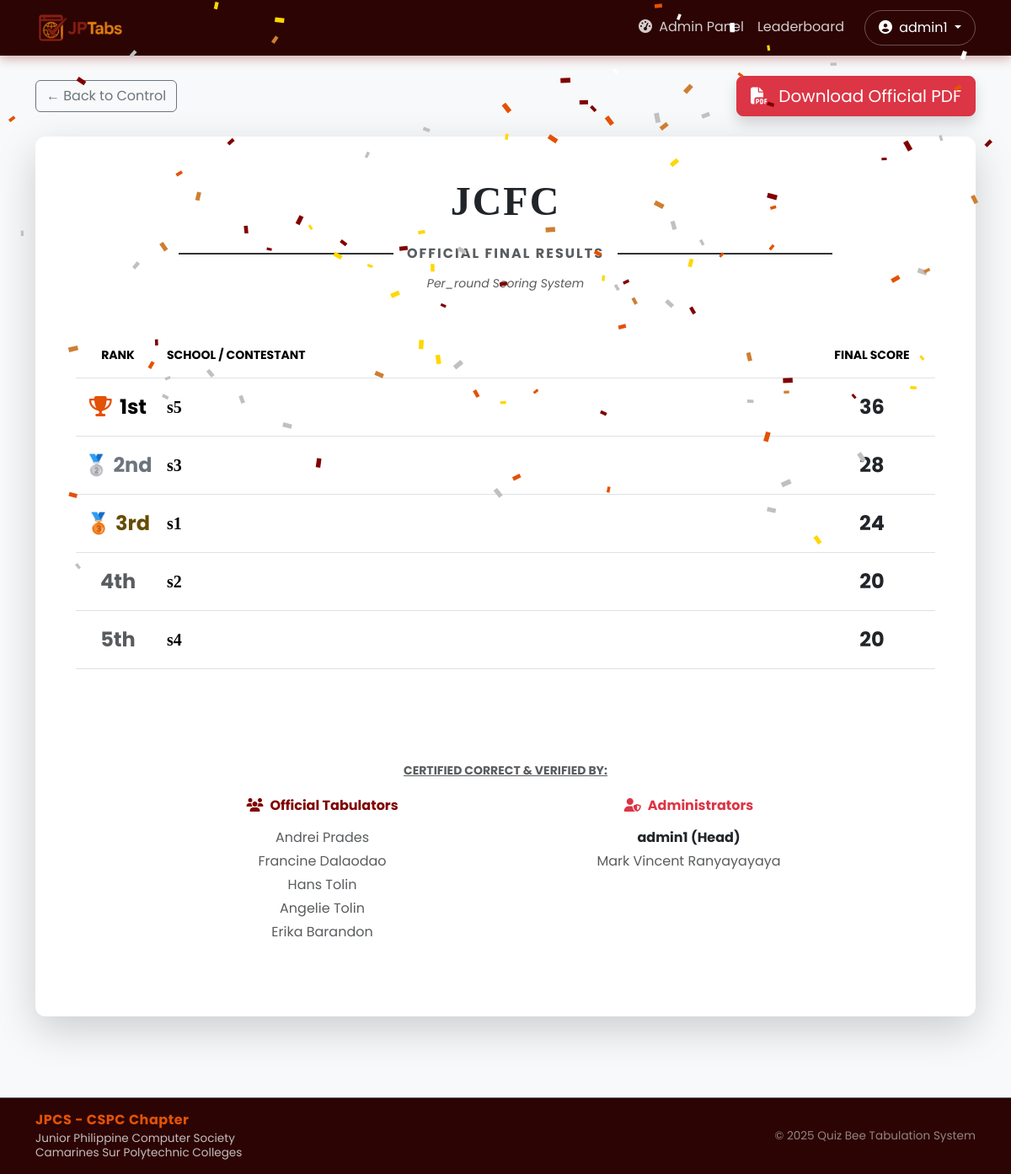
/admin/final-results/1 (signed in), run on an earlier commit of the app's database.
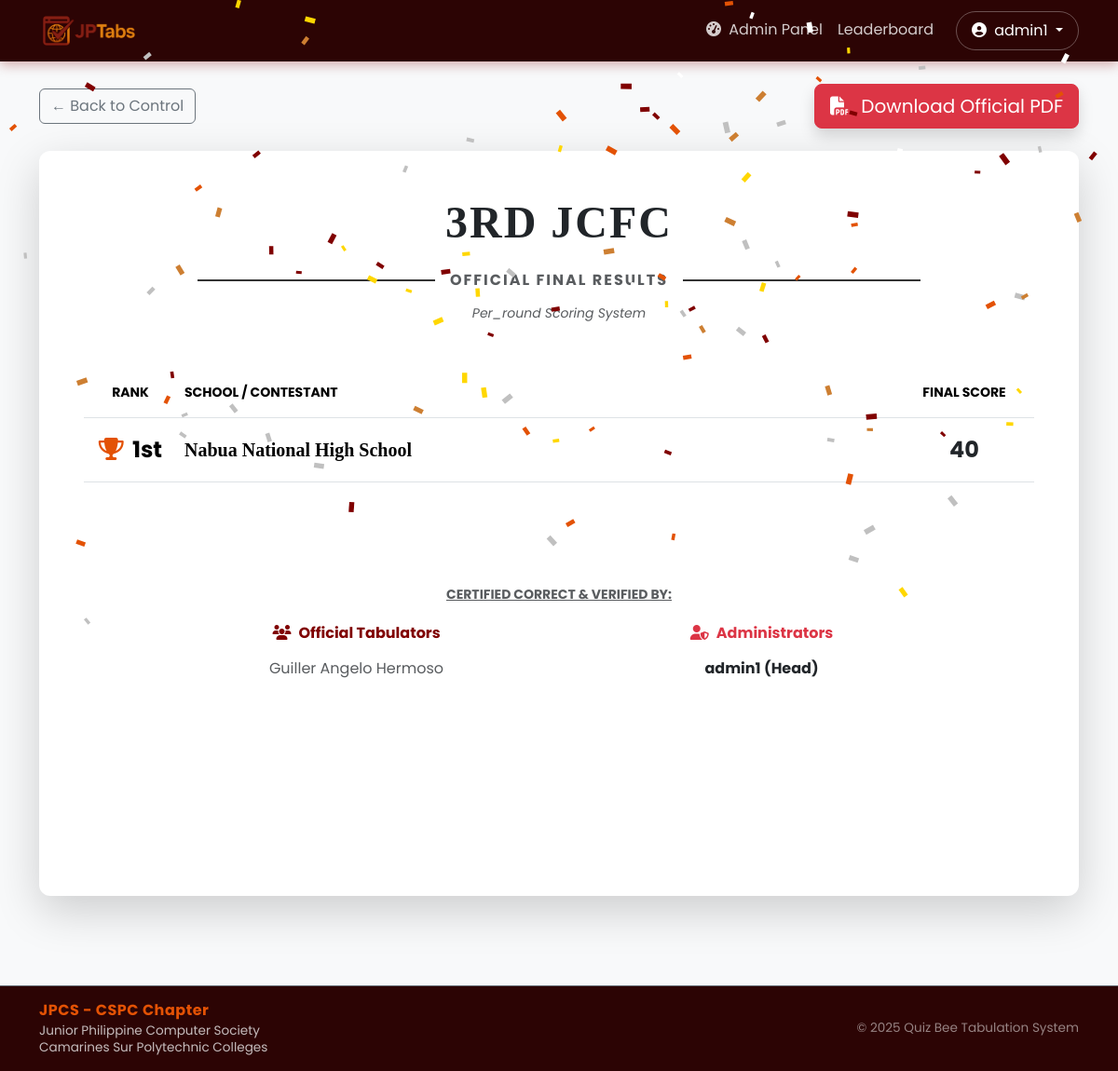
And on a later commit of the database.
### website/models.py (models this page shows)
class User(db.Model, UserMixin):
    id = db.Column(db.Integer, primary_key=True)
    username = db.Column(db.String(150), unique=True, nullable=False)
    password = db.Column(db.String(150), nullable=False)
    first_name = db.Column(db.String(150))
    role = db.Column(db.String(50))  # 'admin' or 'tabulator'
    schools_assigned = db.relationship('School', backref='tabulator', lazy=True)

class Event(db.Model):
    id = db.Column(db.Integer, primary_key=True)
    name = db.Column(db.String(150), nullable=False)
    is_active = db.Column(db.Boolean, default=False, index=True)
    scoring_type = db.Column(db.String(50), default='per_round')
    schools = db.relationship('School', backref='event', cascade='all, delete-orphan')
    rounds = db.relationship('Round', backref='event', cascade='all, delete-orphan')

class School(db.Model):
    id = db.Column(db.Integer, primary_key=True)
    name = db.Column(db.String(150), nullable=False) # Removed unique=True
    event_id = db.Column(db.Integer, db.ForeignKey('event.id'), nullable=False)
    user_id = db.Column(db.Integer, db.ForeignKey('user.id'), nullable=True)
    scores = db.relationship('Score', backref='school', cascade='all, delete-orphan')
    __table_args__ = (
        UniqueConstraint('name', 'event_id', name='unique_school_per_event'),
    )

### website/views.py (the view)
@views.route('/admin/final-results/<int:event_id>')
@login_required
def final_results(event_id):
    if current_user.role != 'admin': return "Unauthorized", 403
    event = Event.query.get_or_404(event_id)
    all_rounds = Round.query.filter_by(event_id=event.id).order_by(Round.number.asc()).all()
    cumulative_rounds = [r for r in all_rounds if not r.is_final and 'Tie Breaker' not in r.difficulty and 'Clincher' not in r.difficulty]
    final_round = Round.query.filter_by(event_id=event.id, is_final=True).first()
    final_clinchers = []
    if final_round:
        final_clinchers = Round.query.filter(
            Round.event_id == event.id,
            Round.number == final_round.number,
            Round.difficulty.like('%Clincher%')
        ).order_by(Round.id.asc()).all()
    schools = School.query.filter_by(event_id=event.id).all()
    rankings = []
    for school in schools:
        data = {'name': school.name, 'cum_total': 0, 'final_score': 0, 'clincher_scores': [], 'has_final': False}
        for r in cumulative_rounds:
            data['cum_total'] += sum(s.round.points for s in school.scores if s.round_id == r.id and s.is_correct)
        if final_round and final_round.is_school_allowed(school.id):
            data['has_final'] = True
            data['final_score'] = sum(s.round.points for s in school.scores if s.round_id == final_round.id and s.is_correct)
        c_scores_list = []
        for r in final_clinchers:
             if r.is_school_allowed(school.id):
                 c_scores_list.append(sum(s.round.points for s in school.scores if s.round_id == r.id and s.is_correct))
             else:
                 c_scores_list.append(-1)
        data['sort_key'] = (data['has_final'], data['final_score'], tuple(c_scores_list), data['cum_total'])
        rankings.append(data)
    rankings.sort(key=lambda x: x['sort_key'], reverse=True)
    tabulators = db.session.query(User).join(School).filter(School.event_id == event.id).all()
    unique_tabulators = list({t.id: t for t in tabulators}.values())
    admin_signatories = User.query.filter(User.role == 'admin', User.username != 'admin1').all()
    return render_template('admin/final_results.html', event=event, rankings=rankings,
                           tabulators=unique_tabulators, admins=admin_signatories, admin=current_user)

### website/__init__.py (called while the page is built)
def create_app():
    app = Flask(__name__)
    app.config['SECRET_KEY'] = 'kyle heineken lee'
    app.config['SQLALCHEMY_DATABASE_URI'] = f'sqlite:///{DB_NAME}'
    db.init_app(app)
    from .models import User
    from .views import views
    from .auth import auth
    app.register_blueprint(views, url_prefix='/')
    app.register_blueprint(auth, url_prefix='/')
    login_manager.init_app(app)
    @login_manager.user_loader
    def load_user(id):
        return User.query.get(int(id))
    return app

### website/models.py (called while the page is built)
    def is_school_allowed(self, school_id):
        if not self.participating_school_ids:
            return True
        allowed_list = self.participating_school_ids.split(',')
        return str(school_id) in allowed_list

### website/templates/admin/final_results.html (shortened to what this page needs)
{% extends "base.html" %}
{% block content %}
<div class="container mt-4 mb-5">
    <div class="d-flex justify-content-between align-items-center mb-4">
        <a href="{{ url_for('views.round_control') }}" class="btn btn-outline-secondary">
            &larr; Back to Control
        </a>
        <a href="{{ url_for('views.download_results_pdf', event_id=event.id) }}" class="btn btn-danger btn-lg shadow">
            <i class="fas fa-file-pdf me-2"></i> Download Official PDF
        </a>
    </div>
    <div class="card shadow-lg border-0 anim-rise" style="min-height: 800px;" data-confetti>
        <div class="card-body p-5">
            <div class="text-center mb-5">
                <h1 class="fw-bold text-uppercase display-5" style="font-family: 'Times New Roman', serif; letter-spacing: 2px;">
                    {{ event.name }}
                </h1>
                <div class="d-flex justify-content-center align-items-center mt-3">
                    <hr class="w-25 me-3" style="border-top: 2px solid #333; opacity: 1;">
                    <span class="text-uppercase fw-bold text-muted" style="letter-spacing: 2px;">Official Final Results</span>
                    <hr class="w-25 ms-3" style="border-top: 2px solid #333; opacity: 1;">
                </div>
                <p class="small text-muted fst-italic mt-2">
                    {{ event.scoring_type|capitalize }} Scoring System
                </p>
            </div>
            <div class="table-responsive">
                <table class="table table-hover align-middle text-center mb-5 border-bottom">
                    <thead class="bg-dark text-white text-uppercase small">
                        <tr>
                            <th class="py-3" style="width: 100px;">Rank</th>
                            <th class="py-3 text-start">School / Contestant</th>
                            <th class="py-3" style="width: 150px;">Final Score</th>
                        </tr>
                    </thead>
                    <tbody data-stagger>
                        {% for rank in rankings %}
                        <tr class="{% if loop.index == 1 %}bg-warning bg-opacity-10{% endif %}">
                            <td class="fw-bold fs-4 py-3">
                                {% if loop.index == 1 %}
                                    <i class="fas fa-trophy text-warning me-1 medal"></i> 1st
                                {% elif loop.index == 2 %}
                                    <span class="text-secondary">🥈 2nd</span>
                                {% elif loop.index == 3 %}
                                    <span class="text-warning-emphasis">🥉 3rd</span>
                                {% else %}
                                    <span class="text-muted">{{ loop.index }}th</span>
                                {% endif %}
                            </td>
                            <td class="text-start fw-bold fs-5 py-3" style="font-family: 'Georgia', serif;">
                                {{ rank.name }}
                            </td>
                            <td class="fw-bold fs-4 py-3 text-dark">
                                {% if rank.has_final %}
                                    <span data-count-up>{{ rank.final_score }}</span>
                                {% else %}
                                    <span class="text-muted fs-6">Did not qualify</span>
                                {% endif %}
                            </td>
                        </tr>
                        {% endfor %}
                    </tbody>
                </table>
            </div>
            <div class="mt-5 pt-3">
                <h6 class="text-center mb-4 text-uppercase fw-bold small text-muted" style="text-decoration: underline;">
                    Certified Correct & Verified By:
                </h6>
                <div class="row justify-content-center">
                    <div class="col-md-5 text-center mb-4">
                        <h6 class="fw-bold text-primary mb-3"><i class="fas fa-users me-2"></i>Official Tabulators</h6>
                        <ul class="list-unstyled text-muted">
                            {% for tab in tabulators %}
                            <li class="mb-1">
                                {{ tab.first_name if tab.first_name else tab.username }}
                            </li>
                            {% endfor %}
                        </ul>
                    </div>
                    <div class="col-md-5 text-center mb-4">
                        <h6 class="fw-bold text-danger mb-3"><i class="fas fa-user-shield me-2"></i>Administrators</h6>
                        <ul class="list-unstyled text-muted">
                            <li class="mb-1 fw-bold text-dark">
                                {{ admin.first_name if admin.first_name else admin.username }} (Head)
                            </li>
                            {% for a in admins %}
                            <li class="mb-1">
                                {{ a.first_name if a.first_name else a.username }}
                            </li>
                            {% endfor %}
                        </ul>
                    </div>
                </div>
            </div>
        </div>
    </div>
</div>
{% endblock %}

### website/templates/base.html (shortened to what this page needs)
<!DOCTYPE html>
<html lang="en">
<head>
    <link href="https://cdn.jsdelivr.net/npm/bootstrap@5.3.2/dist/css/bootstrap.min.css" rel="stylesheet">
    <link rel="stylesheet" href="https://cdnjs.cloudflare.com/ajax/libs/font-awesome/6.4.2/css/all.min.css">
    <link rel="stylesheet" href="{{ url_for('static', filename='css/animations.css') }}">
</head>
<body>
    <nav class="navbar navbar-expand-lg navbar-dark sticky-top">
        <div class="container">
            <a class="navbar-brand" href="/">
                <img src="{{ url_for('static', filename='JPTABS.png') }}" alt="JPCS Logo" class="nav-logo p-1">
            </a>
            <div class="collapse navbar-collapse" id="navbarContent">
                <ul class="navbar-nav ms-auto mb-2 mb-lg-0">
                    {% if current_user.is_authenticated %}
                        <li class="nav-item">
                            {% if current_user.role == 'admin' %}
                                <a class="nav-link" href="{{ url_for('views.admin_dashboard') }}">
                                    <i class="fas fa-tachometer-alt me-1"></i> Admin Panel
                                </a>
                            {% else %}
                                <a class="nav-link" href="{{ url_for('views.tabulator_dashboard') }}">
                                    <i class="fas fa-edit me-1"></i> Tabulator Panel
                                </a>
                            {% endif %}
                        </li>
                    {% else %}
                        <li class="nav-item">
                            <a class="nav-link" href="{{ url_for('views.home') }}">Home</a>
                        </li>
                    {% endif %}
                    <li class="nav-item">
                        <a class="nav-link" href="{{ url_for('views.leaderboard') }}">Leaderboard</a>
                    </li>
                    {% if current_user.is_authenticated %}
                        <li class="nav-item dropdown ms-lg-3">
                            <a class="nav-link dropdown-toggle btn btn-outline-light rounded-pill px-3" href="#" role="button" data-bs-toggle="dropdown" style="color: white !important; border: 1px solid rgba(255,255,255,0.3);">
                                <i class="fas fa-user-circle me-1"></i> {{ current_user.username }}
                            </a>
                        </li>
                    {% else %}
                        <li class="nav-item ms-lg-3">
                            <a class="nav-link btn btn-warning text-dark px-3 rounded-pill fw-bold" href="{{ url_for('auth.login') }}" style="color: #2C0404 !important;">
                                Login
                            </a>
                        </li>
                    {% endif %}
                </ul>
            </div>
        </div>
    </nav>
    <div class="flex-grow-1 d-flex flex-column page-enter">
        {% block content %}{% endblock %}
    </div>
    <footer class="text-white py-3 mt-5 border-top border-secondary" style="background-color: var(--jpcs-dark) !important; font-size: 0.85rem;">
        <div class="container">
            <div class="row align-items-center">
                <div class="col-md-8 text-md-start text-center mb-2 mb-md-0">
                    <h6 class="fw-bold mb-1" style="color: var(--jpcs-orange); letter-spacing: 0.5px;">JPCS - CSPC Chapter</h6>
                    <div class="text-light opacity-75" style="line-height: 1.3;">
                        Junior Philippine Computer Society<br>
                        Camarines Sur Polytechnic Colleges
                    </div>
                </div>
                <div class="col-md-4 text-md-end text-center">
                    <a href="{{ url_for('views.about') }}" class="text-white-50 text-decoration-none footer-link">
                        &copy; 2025 Quiz Bee Tabulation System
                    </a>
                </div>
            </div>
        </div>
    </footer>
</body>
</html>

### website/static/css/animations.css (style rules this page uses)
:root { --ease-out: cubic-bezier(.2, .7, .2, 1); --ease-spring: cubic-bezier(.34, 1.56, .64, 1); }
.page-enter { animation: fade-in .35s ease-out backwards; }
[data-stagger] > * { animation: rise .55s var(--ease-out) backwards; animation-delay: calc(var(--stagger-base, 0s) + var(--i, 0) * 70ms); }
.anim-rise { animation: rise .6s var(--ease-out) backwards; animation-delay: var(--delay, 0s); }
.btn { transition: transform .12s ease, box-shadow .2s ease, background-color .2s, color .2s, border-color .2s; }
.card { transition: transform .25s var(--ease-out), box-shadow .25s ease; }
.nav-link { transition: color .2s; }
.navbar-brand img { transition: transform .3s var(--ease-spring); }
.medal { display: inline-block; animation: pop .6s var(--ease-spring) backwards, trophy-bounce 2.4s ease-in-out 1s infinite; }

### website/templates/base.html (style rules this page uses)
:root { --jpcs-maroon: #800000; --jpcs-orange: #E35205; --jpcs-dark: #2C0404; --jpcs-light: #FFF5F0; }
body { font-family: 'Poppins', sans-serif; background-color: #f8f9fa; display: flex; flex-direction: column; min-height: 100vh; }
.navbar { background-color: var(--jpcs-dark) !important; box-shadow: 0 4px 12px rgba(128, 0, 0, 0.3); }
.navbar-brand { color: var(--jpcs-orange) !important; font-weight: 700; letter-spacing: 1px; }
.nav-link { color: rgba(255, 255, 255, 0.8) !important; }
.card { border: none; border-radius: 12px; }
.text-primary { color: var(--jpcs-maroon) !important; }
.text-warning { color: var(--jpcs-orange) !important; }
.nav-logo { height: 40px; vertical-align: middle; }

What changed in the data, as far as the page shows it:
removed School: shows "1st", name "s5", final_score "36"
removed School: shows "🥈 2nd", name "s3", final_score "28"
removed School: name "s2", final_score "20"
removed School: name "s4", final_score "20"
removed User: first_name "Andrei Prades", shown under "Official Tabulators"
removed User: first_name "Francine Dalaodao", shown under "Official Tabulators"
removed User: first_name "Hans Tolin", shown under "Official Tabulators"
removed User: first_name "Angelie Tolin", shown under "Official Tabulators"
removed User: first_name "Erika Barandon", shown under "Official Tabulators"
removed User: first_name "Mark Vincent Ranyayayaya", shown under "Administrators"
changed Event "Per_round": name "JCFC" → "3RD JCFC"
changed School: name "s1" → "Nabua National High School"; final_score "24" → "40"; text "🥉 3rd" → "1st"
added User: first_name "Guiller Angelo Hermoso", shown under "Official Tabulators"
